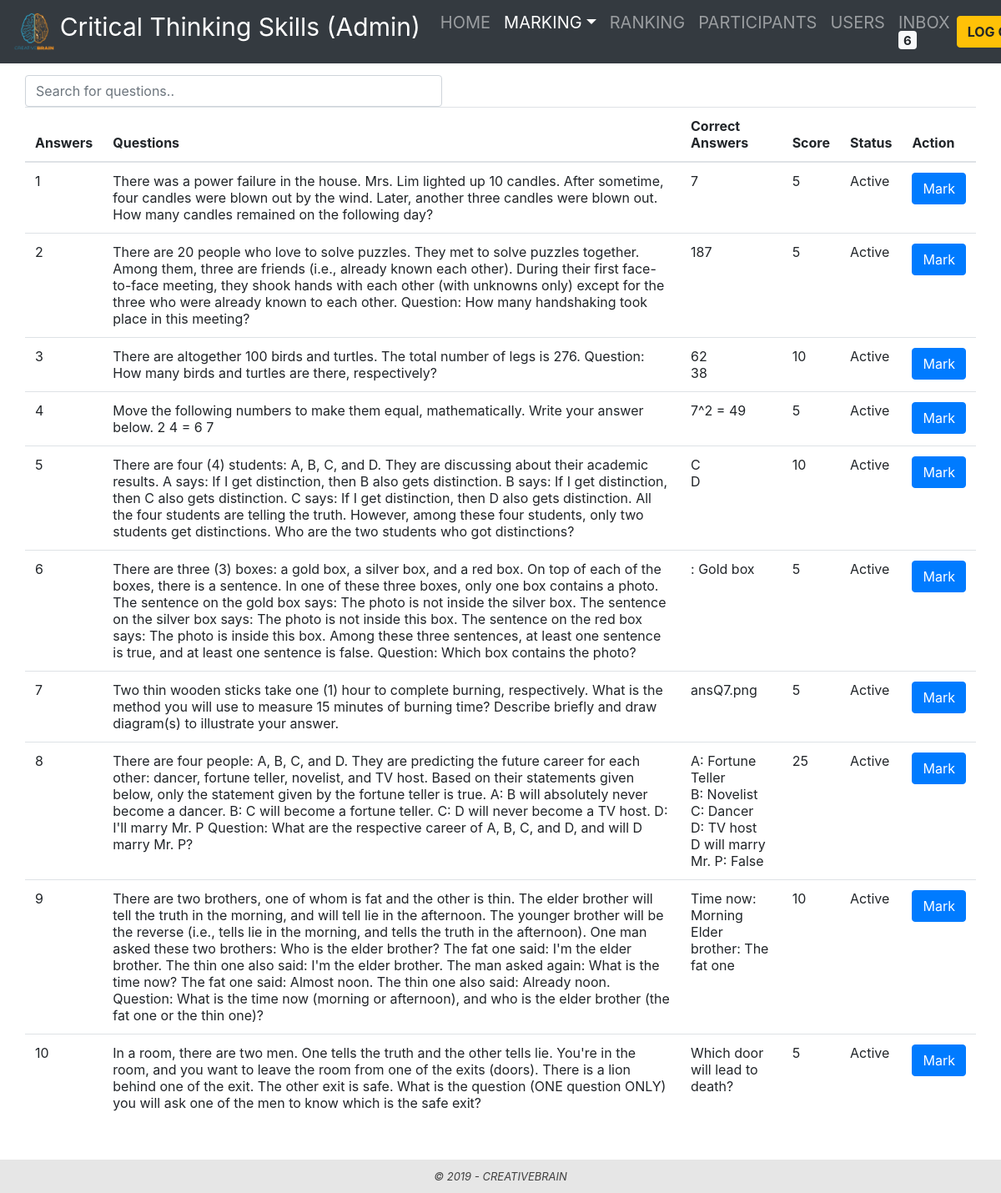
Screenshot of /admin/marking.php (signed in) with the database file from the repository.
### tables this page shows
CREATE TABLE `question` (
  `id` int(8) NOT NULL,
  `title` varchar(1024) DEFAULT NULL,
  `image` varchar(128) DEFAULT NULL,
  `score` int(8) DEFAULT NULL,
  `avgScore` decimal(10,2) NOT NULL DEFAULT '0.00',
  `status` int(2) NOT NULL DEFAULT '1'
);

CREATE TABLE `ans_type_number` (
  `id` int(10) NOT NULL,
  `ansID` int(10) NOT NULL,
  `name` varchar(32) NOT NULL,
  `label` varchar(64) DEFAULT NULL,
  `minlength` int(10) DEFAULT NULL,
  `maxlength` int(10) DEFAULT NULL,
  `step` int(10) NOT NULL DEFAULT '1',
  `ans` int(10) NOT NULL DEFAULT '0',
  `score` int(10) NOT NULL DEFAULT '0',
  `updatedOn` timestamp NOT NULL DEFAULT CURRENT_TIMESTAMP ON UPDATE CURRENT_TIMESTAMP
);

CREATE TABLE `status` (
  `id` int(2) NOT NULL,
  `name` varchar(32) NOT NULL
);

CREATE TABLE `ans_type_textbox` (
  `id` int(10) NOT NULL,
  `ansID` int(10) NOT NULL,
  `name` varchar(32) NOT NULL,
  `label` varchar(64) DEFAULT NULL,
  `length` int(10) NOT NULL DEFAULT '20',
  `type` int(10) DEFAULT NULL,
  `ans` varchar(64) DEFAULT NULL,
  `score` int(10) NOT NULL DEFAULT '0',
  `updatedOn` timestamp NOT NULL DEFAULT CURRENT_TIMESTAMP ON UPDATE CURRENT_TIMESTAMP
);

CREATE TABLE `ans_type_checkbox` (
  `id` int(10) NOT NULL,
  `ansID` int(10) NOT NULL,
  `name` varchar(32) NOT NULL,
  `label` varchar(32) DEFAULT NULL,
  `value` varchar(64) DEFAULT NULL,
  `noOfAns` int(10) NOT NULL DEFAULT '1' COMMENT 'number of the correct answer',
  `ans` int(10) NOT NULL DEFAULT '0' COMMENT '0: incorrect, 1: correct',
  `score` int(10) NOT NULL DEFAULT '0',
  `updatedOn` timestamp NOT NULL DEFAULT CURRENT_TIMESTAMP ON UPDATE CURRENT_TIMESTAMP
);

CREATE TABLE `ans_type_radiobutton` (
  `id` int(10) NOT NULL,
  `ansID` int(10) NOT NULL,
  `name` varchar(32) NOT NULL,
  `label` varchar(64) DEFAULT NULL,
  `value` varchar(64) DEFAULT NULL,
  `ans` int(10) NOT NULL DEFAULT '0',
  `score` int(10) NOT NULL DEFAULT '0',
  `updatedOn` timestamp NOT NULL DEFAULT CURRENT_TIMESTAMP ON UPDATE CURRENT_TIMESTAMP
);

CREATE TABLE `ans_type_file` (
  `id` int(10) NOT NULL,
  `ansID` int(10) NOT NULL,
  `name` varchar(32) NOT NULL,
  `label` varchar(64) DEFAULT NULL,
  `type` varchar(10) DEFAULT 'any' COMMENT 'file types',
  `size` int(100) NOT NULL DEFAULT '10',
  `noOfFile` int(10) NOT NULL DEFAULT '1',
  `ans` varchar(128) NOT NULL,
  `score` int(10) NOT NULL DEFAULT '0',
  `updatedOn` timestamp NOT NULL DEFAULT CURRENT_TIMESTAMP ON UPDATE CURRENT_TIMESTAMP
);

### admin/marking.php (the view, shortened to what this page needs)
<!DOCTYPE html>
<?php
include ('connect.php');
$sqlPage = '
SELECT 		COUNT(id)
FROM 		message
WHERE NOT 	status =  0';
$resultPage 	= $conn->query($sqlPage);
$rowPage 		= $resultPage->fetch_row();
$total_records 	= $rowPage[0];
?>
<html>
<head>
	<link rel="stylesheet" type="text/css" href="admin.css">
	<link rel="stylesheet" href="https://stackpath.bootstrapcdn.com/bootstrap/4.3.1/css/bootstrap.min.css">
</head>
<body>
	<nav class="navbar navbar-expand-lg navbar-dark bg-dark fixed-top">
		<a class="navbar-brand" href="home.php">
			<img src= "../Brain Logo.png" style="width: 50px; height: 50px">
			<span style="font-size:30px">Critical Thinking Skills (Admin)</span></a>
			<div class="collapse navbar-collapse" id="navbarSupportedContent" style="font-size:20px;">
				<ul class="navbar-nav mr-auto">
					<li class="nav-item">
						<a class="nav-link" href="home.php">HOME</a>
					</li>
					<li class="nav-item dropdown active">
						<a class="nav-link dropdown-toggle" href="questions.php" id="navbarDropdown" role="button" data-toggle="dropdown" aria-haspopup="true" aria-expanded="false">MARKING</a>
					</li>
					<li class="nav-item">
						<a class="nav-link" href="ranking.php">RANKING</a>
					</li>
					<li class="nav-item">
						<a class="nav-link" href="participants.php">PARTICIPANTS</a>
					</li>
					<li class="nav-item">
						<a class="nav-link" href="users.php">USERS</a>
					</li>
					<li class="nav-item">
						<a class="nav-link" href="message.php">INBOX <span class="badge badge-light"><?php echo $total_records; ?></span></a>
					</li>
				</ul>
				<a class="btn btn-warning" style="font-weight: bold" href="logout.php">LOG&nbspOUT</a>
			</div>
		</nav>
		<div class="container1">
			<form action = "searchMarking.php" method="get" style="float: left; width: 500px !important">
				<input class="form-control"  type="text"  style="float: right" name = "q" placeholder="Search for questions.." dir="ltr"><br>
			</form>
			<table id="DynamicTable" class="table table-hover">
				<thead>
					<tr>
						<th scope="col">Answers</th>
						<th scope="col">Questions</th>
						<th scope="col">Correct Answers</th>
						<th scope="col">Score</th>
						<th scope="col">Status</th>
						<th scope="col">Action</th>
					</tr>
				</thead>
				<tbody>
					<?php
					$sql = "SELECT COUNT(*)AS num FROM question";
					$result = $conn->query($sql);
					while($row = $result->fetch_assoc()) {
						$num = $row["num"];
					}
					for($i = 1; $i <= $num; $i++){
						echo '<tr>';
						echo '<td>';
						echo $i;
						echo '</td>';
						echo '<td class="text-left">';
						$sql = "SELECT title FROM question WHERE id = ".$i;
						$result = $conn->query($sql);
						while($row = $result->fetch_assoc()) {
							echo $row["title"];
						}
						echo "</td><td>";
						$sql = "SELECT type, id FROM ans WHERE quesID = ".$i;
						$result = $conn->query($sql);
						$typeID = array();
						while($row = $result->fetch_assoc()) {
							$type = $row["type"];
							array_push($typeID, $row["id"]);
						}
						if($type == 1){
							$typeTable = "ans_type_checkbox";
						}
						if($type == 2){
							$typeTable = "ans_type_file";
						}
						if($type == 3){
							$typeTable = "ans_type_number";
						}
						if($type == 4){
							$typeTable = "ans_type_radiobutton";
						}
						if($type == 5){
							$typeTable = "ans_type_textbox";
						}
						for($y = 0; $y < sizeof($typeID); $y ++){
							if($type == 4){
								$sql = "SELECT label, value FROM ". $typeTable." WHERE ans = 1 AND ansID = ".$typeID[$y];
								$result = $conn->query($sql);
								while($row = $result->fetch_assoc()) {
									echo $row["label"].": ".$row["value"]."<br/>";
								}
							}
							else if($type == 1){
								$sql = "SELECT value FROM ". $typeTable." WHERE ans = 1 AND ansID = ".$typeID[$y];
								$result = $conn->query($sql);
								while($row = $result->fetch_assoc()) {
									echo $row["value"]."<br/>";
								}
							}
							else{
								$sql = "SELECT ans FROM ". $typeTable." WHERE ansID = ".$typeID[$y];
								$result = $conn->query($sql);
								while($row = $result->fetch_assoc()) {
									echo $row["ans"]."<br/>";
								}
							}
						}
						echo "</td><td>";
						$sql = "SELECT question.score AS score, status.name AS status
						FROM question, status
						WHERE question.id = $i AND
						question.status = status.id";
						$result = $conn->query($sql);
						while($row = $result->fetch_assoc()) {
							echo $row["score"];
							echo "</td><td>";
							echo $row["status"];
						}
						echo '</td>';
						echo '<td name="buttons">';
						echo '<a class="btn btn-primary" href="mark.php?mark='.$i.'">Mark</a>';
						echo '</td></tr>';
					}
					?>
				</tbody>
			</table>
		</div>
		<footer>
			&copy 2019 - CREATIVEBRAIN
		</footer>
	</body>
	</html>

### admin/admin.css (style rules this page uses)
body { font-family: Arial, Helvetica, sans-serif; }
* { box-sizing: border-box; line-height: 20px; }
body { padding-top: 90px; }
.container1 { padding: 0px 30px 70px; width: 100%; }
footer { font-size: small; font-style: italic; width: 100%; text-align: center; background-color: #e6e6e6; padding: 10px; color: #404040; bottom: 0; position: fixed; left: 0; bottom: 0; z-index: 10000; }

### rows the page displays
question: title "There was a power failure in the house. Mrs. Lim lighted up 10 candles. After sometime, four candles were blown out by the wind. Later, another three candles were blown out. How many candles remained on the following day?", score "5", status.name "Active"
ans_type_number: ans "7"
question: title "There are 20 people who love to solve puzzles. They met to solve puzzles together. Among them, three are friends (i.e., already known each other). During their first face-to-face meeting, they shook hands with each other (with unknowns only) except for the three who were already known to each other. Question: How many handshaking took place in this meeting?", score "5", status.name "Active"
ans_type_number: ans "187"
question: title "There are altogether 100 birds and turtles. The total number of legs is 276. Question: How many birds and turtles are there, respectively?", score "10", status.name "Active"
ans_type_number: ans "62"
ans_type_number: ans "38"
question: title "Move the following numbers to make them equal, mathematically. Write your answer below. 2 4 = 6 7", score "5", status.name "Active"
ans_type_textbox: ans "7^2 = 49"
question: title "There are four (4) students: A, B, C, and D. They are discussing about their academic results. A says: If I get distinction, then B also gets distinction. B says: If I get distinction, then C also gets distinction. C says: If I get distinction, then D also gets distinction. All the four students are telling the truth. However, among these four students, only two students get distinctions. Who are the two students who got distinctions?", score "10", status.name "Active"
ans_type_checkbox: value "C"
ans_type_checkbox: value "D"
question: title "There are three (3) boxes: a gold box, a silver box, and a red box. On top of each of the boxes, there is a sentence. In one of these three boxes, only one box contains a photo. The sentence on the gold box says: The photo is not inside the silver box. The sentence on the silver box says: The photo is not inside this box. The sentence on the red box says: The photo is inside this box. Among these three sentences, at least one sentence is true, and at least one sentence is false. Question: Which box contains the photo?", score "5", status.name "Active"
ans_type_radiobutton: value "Gold box"
question: title "Two thin wooden sticks take one (1) hour to complete burning, respectively. What is the method you will use to measure 15 minutes of burning time? Describe briefly and draw diagram(s) to illustrate your answer.", score "5", status.name "Active"
ans_type_file: ans "ansQ7.png"
question: title "There are four people: A, B, C, and D. They are predicting the future career for each other: dancer, fortune teller, novelist, and TV host. Based on their statements given below, only the statement given by the fortune teller is true. A: B will absolutely never become a dancer. B: C will become a fortune teller. C: D will never become a TV host. D: I'll marry Mr. P Question: What are the respective career of A, B, C, and D, and will D marry Mr. P?", score "25", status.name "Active"
ans_type_radiobutton: label "A", value "Fortune Teller"
ans_type_radiobutton: label "B", value "Novelist"
ans_type_radiobutton: label "C", value "Dancer"
ans_type_radiobutton: label "D", value "TV host"
ans_type_radiobutton: label "D will marry Mr. P", value "False"
question: title "There are two brothers, one of whom is fat and the other is thin. The elder brother will tell the truth in the morning, and will tell lie in the afternoon. The younger brother will be the reverse (i.e., tells lie in the morning, and tells the truth in the afternoon). One man asked these two brothers: Who is the elder brother? The fat one said: I'm the elder brother. The thin one also said: I'm the elder brother. The man asked again: What is the time now? The fat one said: Almost noon. The thin one also said: Already noon. Question: What is the time now (morning or afternoon), and who is the elder brother (the fat one or the thin one)?", score "10", status.name "Active"
ans_type_radiobutton: label "Time now", value "Morning"
ans_type_radiobutton: label "Elder brother", value "The fat one"
question: title "In a room, there are two men. One tells the truth and the other tells lie. You're in the room, and you want to leave the room from one of the exits (doors). There is a lion behind one of the exit. The other exit is safe. What is the question (ONE question ONLY) you will ask one of the men to know which is the safe exit?", score "5", status.name "Active"
ans_type_textbox: ans "Which door will lead to death?"

### other values shown
$total_records "6"
